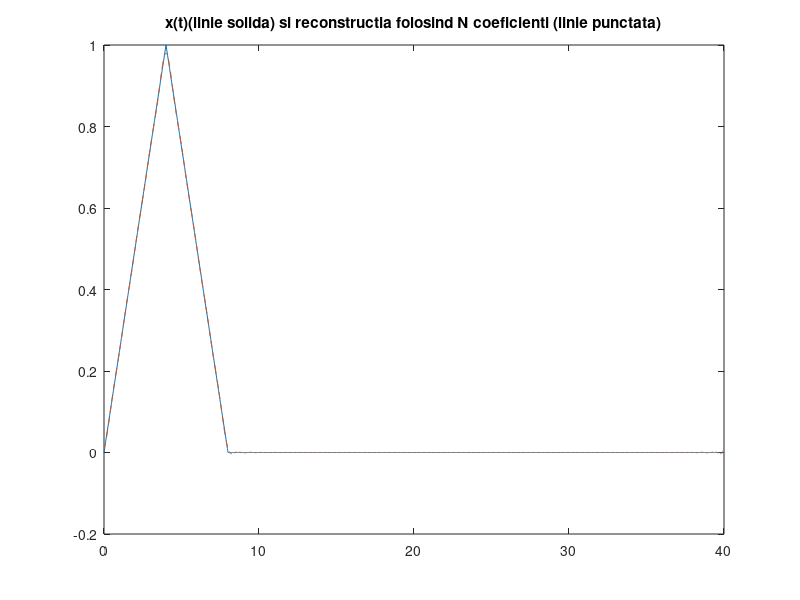
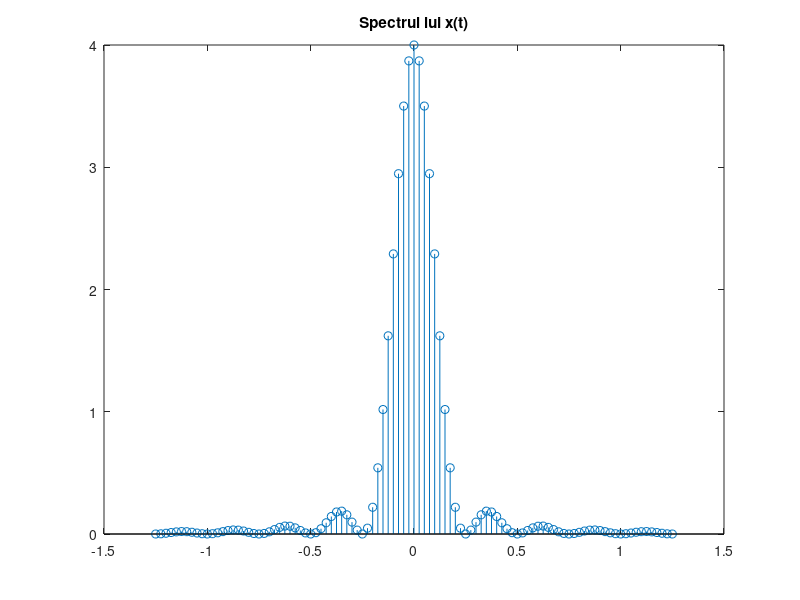

Write MATLAB code to recreate these figures, in order.
%Nume: Dragomir Liviu Marian  Numar: 8
%Grupa 422C
%Durata semnalelor D = 22
%Numar de coeficienti = 50

P = 40; %Perioada de 40s
D = 8; %Durata semnalelor
N = 50; %Numar de coeficienti

w0 = 2*pi/P; %Pulsatia semnalului
t_tr = 0:0.02:D; %Se esantioneaza semnalul original
x_tr = sawtooth((pi/4)*t_tr,0.5)/2+0.5; %"sawtooth" pentru semnal triunghiular
t = 0:0.02:P; %Se esantioneaza semnalul modificat

x = zeros(1,length(t)); %Se initializeaza semnalul modificat cu valori nule
x(t<=D) = x_tr; %Se modifica valorile nule cu valori din semnalul original

figure(1);
plot(t,x),title('x(t)(linie solida) si reconstructia folosind N coeficienti (linie punctata)'); 
hold on;


for s = -N:N %Se face suma
    x_t = x_tr; %x_t semnalul realizat cu formula Seriei Fourier data
    
    x_t = x_t .* exp(-1i*s*w0*t_tr); 
    X(s+N+1) = 0; 
    for i = 1:length(t_tr)-1
        X(s+N+1) = X(s+N+1) + (t_tr(i+1)-t_tr(i)) * (x_t(i)+x_t(i+1))/2; %Se reconstruieste folosind coeficientii
    end
end

for i = 1:length(t) %Se face suma
    x_finit(i) = 0; 
    for s=-N:N
        x_finit(i) = x_finit(i) + (1/P) * X(s+51) * exp(1i*s*w0*t(i));  %Se reconstruieste folosind coeficientii
    end
end
plot(t,x_finit,'--'); %Afisarea semnalului reconstruit

figure(2);
w=-50*w0:w0:50*w0; %Ne folosim de w pentru a afisa spectrul functiei

stem(w/(2*pi),abs(X)),title('Spectrul lui x(t)'); %Afisarea spectrului

%Orice semnal periodic poate fi aproximat printr-o suma infinita de sinusuri si cosinusuri de diferite frecvente, fiecare avand un anumit coeficient ce reprezinta practic spectrul (amplitudinea pentru anumite frecvente).
%Semnalul reconstruit foloseste un numar finit de termeni si se apropie ca forma de semnalul original, insa prezinta o marja de eroare dependenta de numarul de coeficienti
%Semnalul poate fi aproximat printr-o suma de sinusoide, variatiile semnalului prezentand un caracter sinusoidal.
